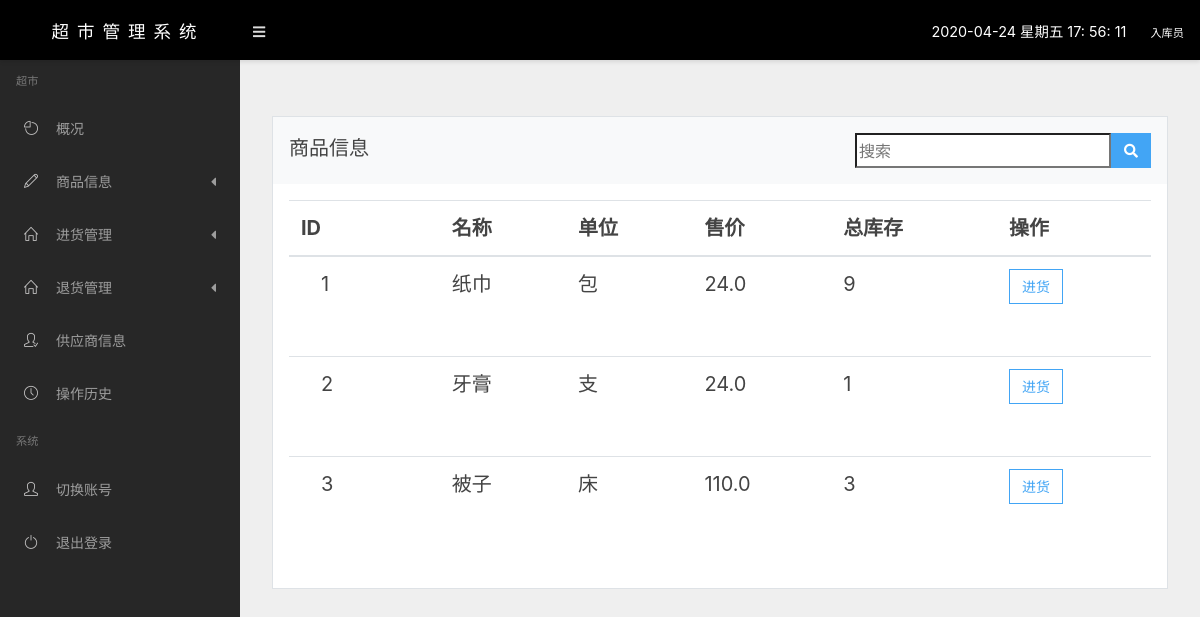
/goods/ (signed in), run on the app's committed database.
### app/models.py (models this page shows, shortened)
class Goods(models.Model):
    stateChoice = (
        ('T', '上架'),
        ('F', '下架'),
    )
    id = models.AutoField(primary_key=True, max_length=100, verbose_name="ID")
    name = models.CharField(max_length=20, verbose_name="商品名称")
    sale_price = models.FloatField(verbose_name="出售价格")  # 出售价格
    left_num = models.IntegerField(default=0, verbose_name="商品数量")  # 剩余数量
    cost_price = models.FloatField(default=0, verbose_name="进货单价")  # 进货价格
    sale_num = models.IntegerField(default=0,null=True,verbose_name="商品已卖出数量")        # 出售数量
    unit = models.CharField(max_length=5, default="个", verbose_name="单位")
    flag = models.CharField(verbose_name="是否上架", choices=stateChoice, max_length=1, default="F")
    margin = models.FloatField(verbose_name="利润率%", default=20, max_length=4)
    class Meta:
        verbose_name = "商品管理"
        verbose_name_plural = "商品管理"

### app/libs/identity_check.py (the view)
        def wra(req,*arg,**kwargs):
            identity = req.session.get('identity')
            if not identity:
                return redirect("/login/")
            if int(identity) not in group:
                return redirect("/login/")
            return func(req,*arg,**kwargs)

### app/libs/identity_check.py (called while the page is built)
def check(group):
    def decorator(func):
        def wra(req,*arg,**kwargs):
            identity = req.session.get('identity')
            if not identity:
                return redirect("/login/")
            if int(identity) not in group:
                return redirect("/login/")
            return func(req,*arg,**kwargs)
        return wra
    return decorator

### app/views.py (called while the page is built)
@check([0, 1, 2])
def goods(request):
    goods = Goods.objects.filter(flag="T")
    key = request.GET.get("Search")
    if key:
        goods = goods.filter(id=int(key))
    goods_tip = ""
    flag = False
    for i in goods:
        warning = int(i.sale_num * 0.2)
        if warning >= i.left_num:
            goods_tip += i.name + " "
            flag = True
    msg = "商品:%s不足，请及时补充！" % goods_tip
    return render(request, 'manage/goods.html', {"goods": goods, "msg": msg, "flag": flag})

### templates/manage/goods.html (shortened to what this page needs)
{% extends 'manage/base/base.html' %}
{% block content %}
    <div class="row mt-4">
        <div class="col-md-12">
                    <div class="card">
                        <div class="card-header bg-light">
                                商品信息
         <div class="w3l_search float-right">
    			<form action="/goods/" method="get">
    				<input type="search" name="Search" style="Float:left;height:35px;font-size: 16px" placeholder="搜索" required="">
    				<button type="submit" class="btn btn-primary" style="Float:left;height:35px" aria-label="Left Align">
    					<i class="fa fa-search" aria-hidden="true"> </i>
    				</button>
    			</form>
		      </div>
                        </div>
                        <div class="card-body">
                            <div class="table-responsive">
                                <table class="table table-hover">
                                    <thead>
                                    <tr>
                                        <th>ID</th>
                                        <th>名称</th>
                                        <th>单位</th>
                                        <th>售价</th>
                                        <th>总库存</th>
                                        {% if request.session.identity == "1" %}
                                        <th>操作</th>
                                        {% endif %}
                                    </tr>
                                    </thead>
                                    <tbody style="height: 300px;overflow-y: auto">
                                    {% for g in goods %}
                                    <tr>
                                        <td>
                                            <span>{{ g.id }}</span>
                                        </td>
                                        <td>{{ g.name }}</td>
                                        <td>{{ g.unit }}</td>
                                        <td class="text-nowrap">{{ g.sale_price }}</td>
                                        <td>{{ g.left_num }}</td>
                                        <td>
                                            {% if request.session.identity == "1" %}
                                            <button type="button" class="btn btn-outline-primary" onclick="window.location.href='/existpurchase/?type=1&id={{ g.id }}'">进货</button>
                                            {% endif %}
                                        </td>
                                    </tr>
                                    {% endfor %}
                                    </tbody>
                                </table>
                            </div>
                        </div>
                    </div>
                </div>
    </div>
{% endblock %}

### app/static/css/styles2.css (style rules this page uses)
table { border-collapse:collapse; }
table td { border-top:solid 2px; border-color: RGB(230, 230, 230); border-collapse:inherit; }
table span { padding:0 20px; }

### data on the page
Goods: id "1", name "纸巾", unit "包", sale_price "24.0", left_num "9"
Goods: id "2", name "牙膏", unit "支", sale_price "24.0", left_num "1"
Goods: id "3", name "被子", unit "床", sale_price "110.0", left_num "3"

### other printed values
{{ request.session.nickName }} "入库员"
